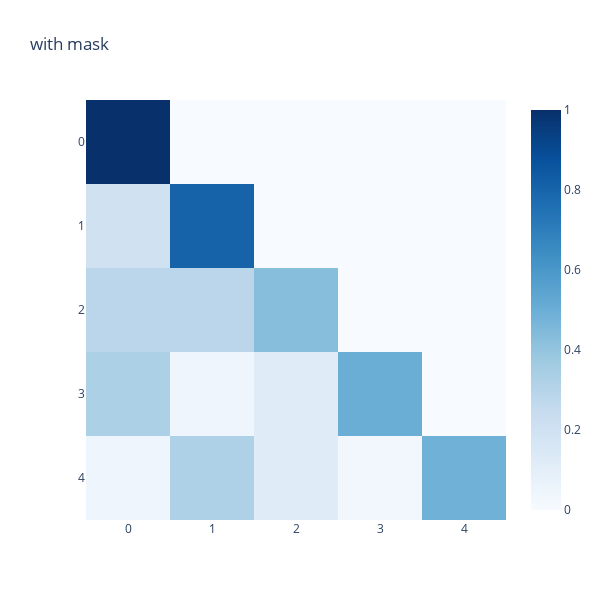

The notebook cell this image was saved under:
### Code cell
#考虑mask  
out,p_att = attention(query, key, value, mask = tril_mask(torch.zeros(3,5)))  
fig = px.imshow(p_att[0],color_continuous_scale="blues",  
                height=600,width=600,  
                title="with mask")  
fig.show()

### Figure 1 — Plotly figure (JSON) as saved in the notebook; plotly's stock layout.template omitted (floating-point values rounded to 4 significant figures)
{"data": [{"coloraxis": "coloraxis", "hovertemplate": "x: %{x}<br>y: %{y}<br>color: %{z}<extra></extra>", "name": "0", "type": "heatmap", "xaxis": "x", "yaxis": "y", "z": [[1, 0, 0, 0, 0], [0.1956, 0.8044, 0, 0, 0], [0.2846, 0.2846, 0.4308, 0, 0], [0.3315, 0.04488, 0.122, 0.5017, 0], [0.04358, 0.3219, 0.1185, 0.0288, 0.4872]]}], "layout": {"coloraxis": {"colorscale": [[0, "rgb(247,251,255)"], [0.125, "rgb(222,235,247)"], [0.25, "rgb(198,219,239)"], [0.375, "rgb(158,202,225)"], [0.5, "rgb(107,174,214)"], [0.625, "rgb(66,146,198)"], [0.75, "rgb(33,113,181)"], [0.875, "rgb(8,81,156)"], [1, "rgb(8,48,107)"]]}, "height": 600, "title": {"text": "with mask"}, "width": 600, "xaxis": {"anchor": "y", "constrain": "domain", "domain": [0, 1], "scaleanchor": "y"}, "yaxis": {"anchor": "x", "autorange": "reversed", "constrain": "domain", "domain": [0, 1]}}}
